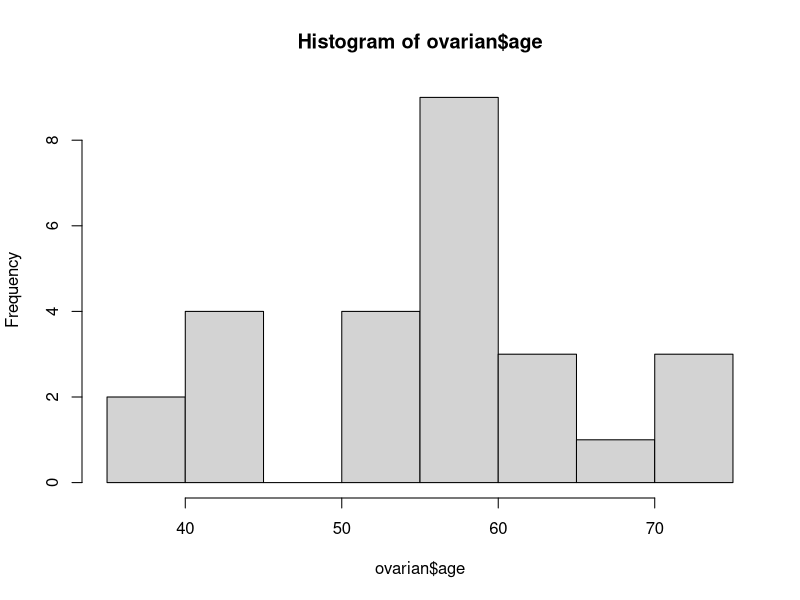
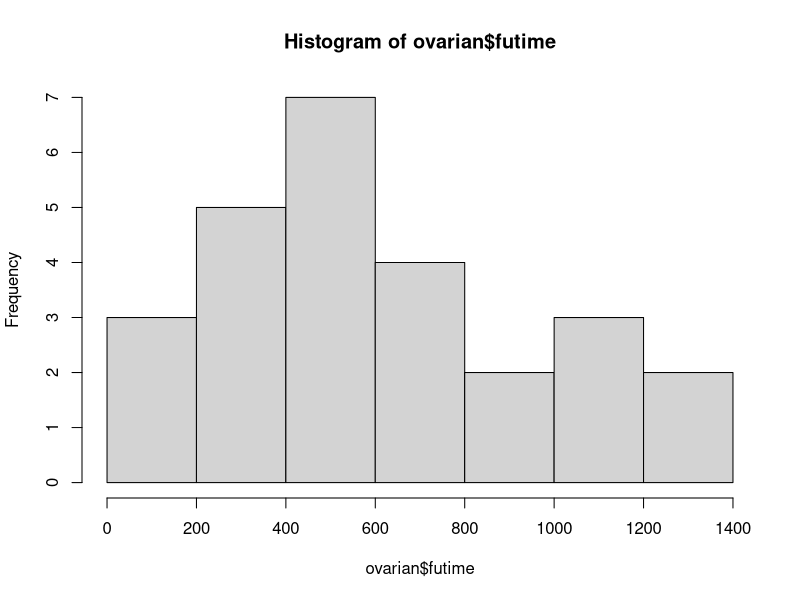
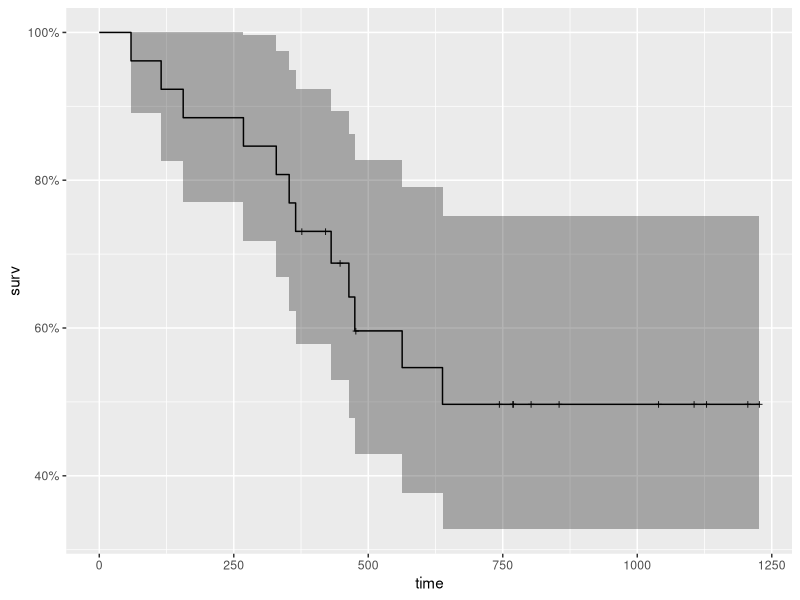
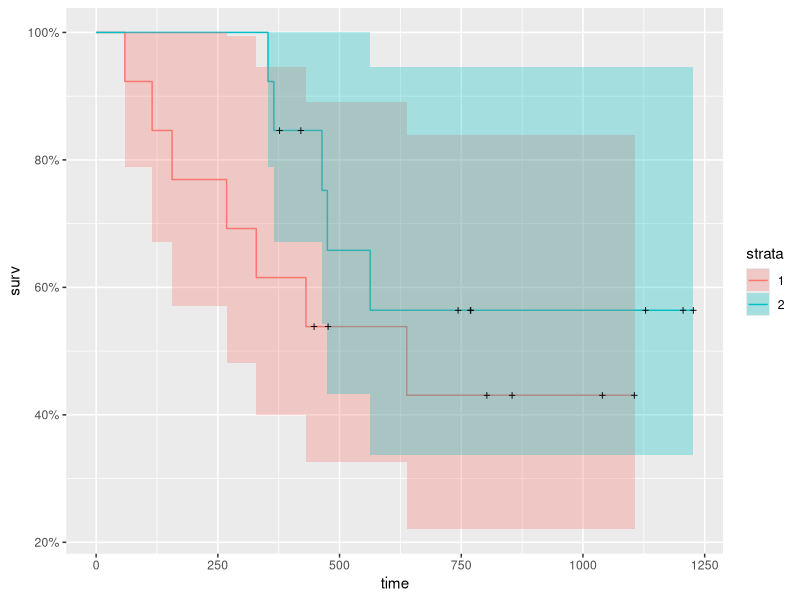
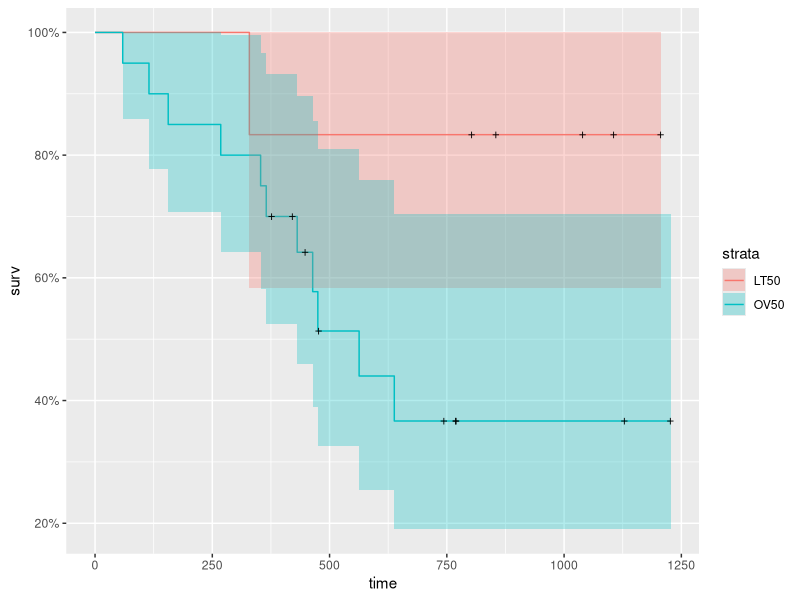
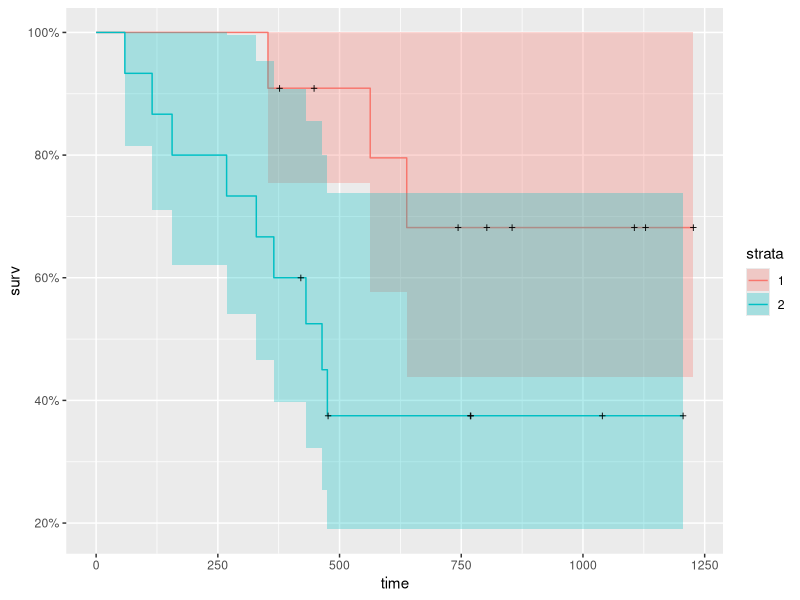
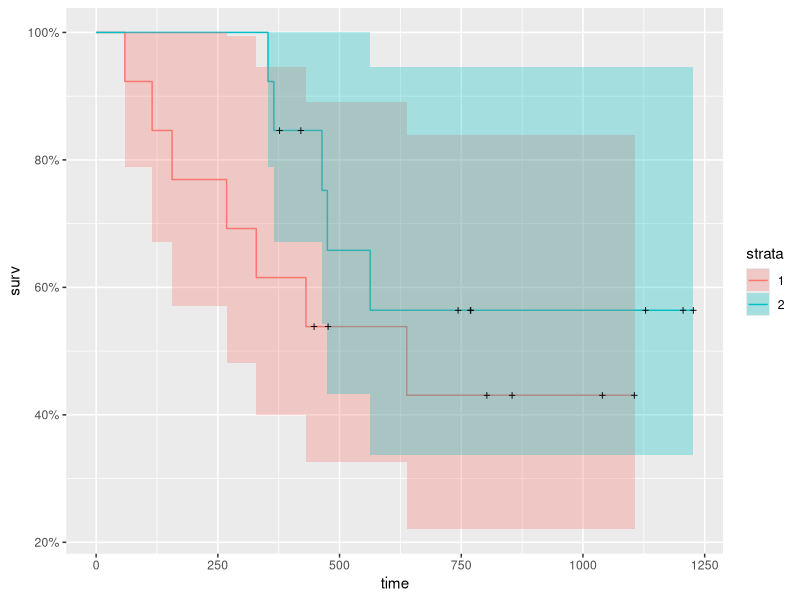
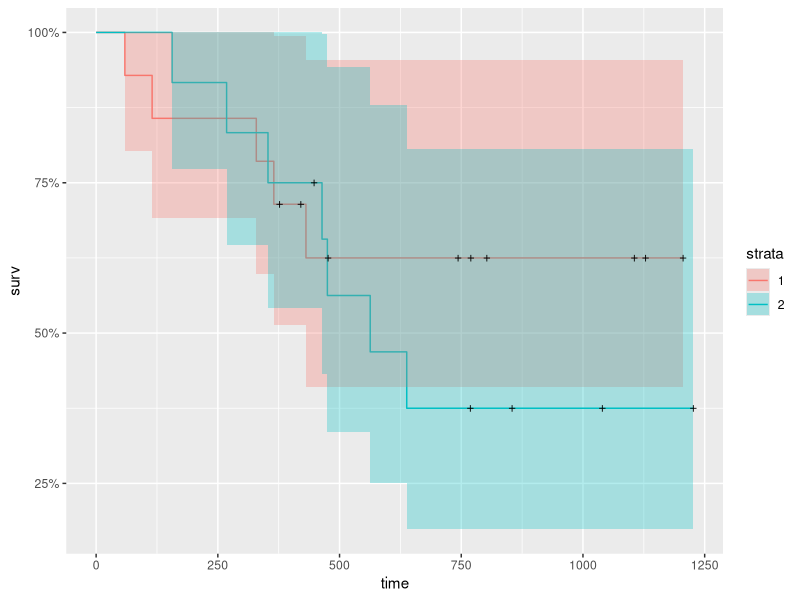

Source code (R) for these figures, in order:
## ---- chunk 1
knitr::opts_chunk$set(echo = TRUE)
library(survival)
library(dplyr)
library(data.table)
library(ggplot2)
library(knitr)
library(survminer)
library(ranger)
library(ggfortify)
library(coin)

## ---- chunk 2
data("ovarian")
ovarian <- data.frame(ovarian)
str(ovarian)
help(ovarian)

## ---- chunk 3
ovarian$rx <- factor(ovarian$rx)

ovarian$resid.ds <- factor(ovarian$resid.ds)

ovarian$ecog.ps <- factor(ovarian$ecog.ps)
## ---- chunk 4
hist(ovarian$age) 
hist(ovarian$futime) 
## ---- chunk 5
ovarian <- ovarian %>% mutate(age_group = ifelse(age >=50, "old", "young"))

ovarian$age_group <- factor(ovarian$age_group)
## ---- chunk 6
number_NA <- sum(is.na(ovarian))
number_NA
## ---- chunk 7
km <- with(ovarian, Surv(futime, fustat))
head(km, 26)
## ---- chunk 8
km_fit <- survfit(Surv(futime, fustat) ~ 1, data=ovarian)
summary(km_fit, times = c(1,30,60,90*(1:10)))

autoplot(km_fit)
## ---- chunk 9
km_trt_fit <- survfit(Surv(futime, fustat) ~ rx, data=ovarian)
autoplot(km_trt_fit)
## ---- chunk 10
vet <- mutate(ovarian, age_group = ifelse((age < 50), "LT50", "OV50"),
              AG = factor(age_group),
              trt = factor(rx,labels=c("A","B")))
            

km_AG_fit <- survfit(Surv(futime, fustat) ~ age_group, data=vet)
autoplot(km_AG_fit)
## ---- chunk 11
km_resid_fit <- survfit(Surv(futime, fustat) ~ resid.ds, data=ovarian)
autoplot(km_resid_fit)
## ---- chunk 12
km_rx_fit <- survfit(Surv(futime, fustat) ~ rx, data=ovarian)
autoplot(km_rx_fit)
## ---- chunk 13
km_ecog_fit <- survfit(Surv(futime, fustat) ~ ecog.ps, data=ovarian)
autoplot(km_ecog_fit)
## ---- chunk 14
cox <- coxph(Surv(futime, fustat) ~ age + resid.ds + rx + ecog.ps , data = ovarian)
summary(cox)

cox_fit <- survfit(cox)
autoplot(cox_fit)
## ---- chunk 15
aa_fit <- aareg(Surv(futime, fustat) ~ age + resid.ds + rx + ecog.ps, data = ovarian)
autoplot(aa_fit)
## ---- chunk 16
fit.coxph <- coxph(Surv(futime, fustat) ~ age + resid.ds + rx + ecog.ps, data = ovarian)
ggforest(fit.coxph, data = ovarian)
